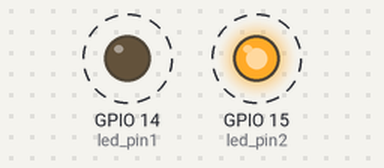
Bench run of a program on a simulated Raspberry Pi (BCM pin numbers). Parts: output pins drawn as LEDs (lit = HIGH). Dashed ring = blinking.

Above: at 0.5 s.
Timing chart, 0 to 4.6 s (numbered marks = the images above):
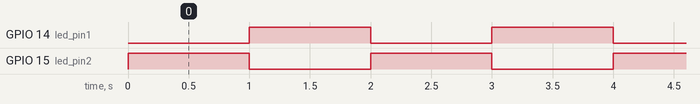

The program:

ledTest.py
```python
#파이의 GPIO채널을 제어하는 모듈
import RPi.GPIO as GPIO
import time

#step2) GPIO를 BCM으로 설정한다.
GPIO.setmode(GPIO.BCM)

led_pin1 = 14
led_pin2 = 15

#step2) 해당 핀을 출력으로 설정한다.
#GPIO.setup(led_pin1, GPIO.OUT)
#GPIO.setup(led_pin2, GPIO.OUT)

chan_list = [led_pin1, led_pin2]
GPIO.setup(chan_list, GPIO.OUT)

#예외처리구문
try:
    while True:
        #step3) 프로그램의 제어구문에서 LED의 ON/OFF동작
        GPIO.output(led_pin1, False)
        GPIO.output(led_pin2, True)
        #1초쉰다.
        time.sleep(1)
        GPIO.output(led_pin1, True)
        GPIO.output(led_pin2, False)
        time.sleep(1)

finally:
    print("Cleaning up")
    GPIO.cleanup()
```

Measured:
- by itself, GPIO 14 (led_pin1), GPIO 15 (led_pin2): alternates HIGH for 1.0 s and LOW for 1.0 s
